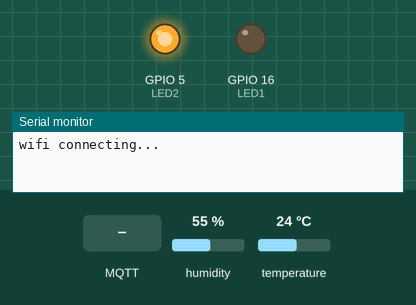
Bench run of a sketch on a simulated ESP8266 (NodeMCU). Shown: output pins drawn as LEDs (lit = HIGH), the last lines printed to the serial monitor. Inputs (shaded band) come from the test bench; at power-on: humidity 55 %, temperature 24 °C. WiFi joins after 1.5 s; servers stay silent unless stated; no MQTT or app messages arrive unless stated.

Above: at 1.6 s.
At 2.6 s:
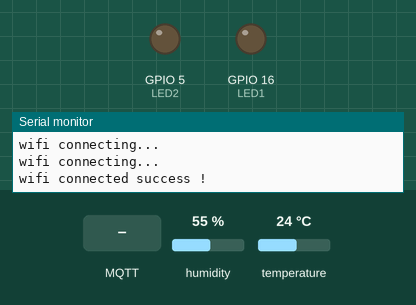
At 3.2 s:
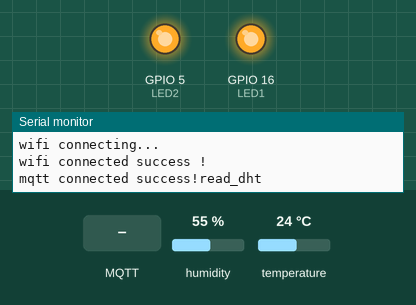
3.3 s: MQTT message "read_dht" arrives on the first subscribed topic
4.8 s: MQTT message "on" arrives on the first subscribed topic
Timing chart, 0 to 7.8 s (numbered marks = the images above; inputs shaded):
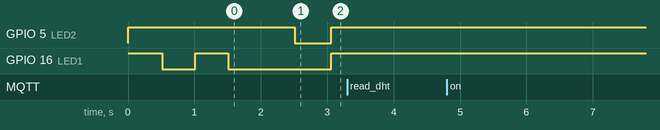

The sketch:

dht.ino
```cpp
#include <ESP8266WiFi.h>
#include <DHT.h>
#include <PubSubClient.h>
const int LED1 = 16;
const int LED2 = 5;
const int recv_pin = 4;

DHT dht(recv_pin, DHT11);
const char* ssid = "MI_Chester";            //连接的路由器的名字
const char* password = "abcd35873";         //连接的路由器的密码
const char* mqtt_server = "192.168.2.192";  //服务器的地址
const int port = 1883;                      //服务器端口号
const char* TOPIC = "/8266/publish";
const char* publish_topic = "/8266/dht/recv";
const char* mqtt_id = "jiahao_second_8266";
const char* mqtt_username = "zjh";
const char* mqtt_password = "Jjhjjh35873@";

WiFiClient espClient;
PubSubClient client(espClient);

void setup_wifi() {  //自动连WIFI接入网络
  delay(10);

  WiFi.begin(ssid, password);

  while (WiFi.status() != WL_CONNECTED) {

    // 没连上一直重试

    digitalWrite(LED1, HIGH);

    delay(500);

    digitalWrite(LED1, LOW);

    delay(500);

    Serial.println("wifi connecting...");
  }
  Serial.println("wifi connected success !");
  //常亮

  digitalWrite(LED1, LOW);
}

void callback(char* topic, byte* payload, unsigned int length) {  //用于接收数据

  int l = 0;

  int p = 1;

  String s = "";

  for (int i = 0; i < length; i++) {
    s.concat((char)payload[i]);
  }
  for (int i = length - 1; i >= 0; i--) {
    l += (int)((char)payload[i] - '0') * p;
    p *= 10;
  }
  Serial.println(s);
  if (s == "read_dht") {

    String h = "[";
    h.concat(dht.readHumidity(true));
    h.concat(",");
    h.concat(dht.readTemperature());
    h.concat("]");
    Serial.println(h.c_str());
    client.publish(publish_topic, h.c_str());
  }
  Serial.println("received -> ");
  Serial.println(l);
}

void reconnect() {  //等待，直到连接上服务器

  while (!client.connected()) {  //如果没有连接上

    digitalWrite(LED2, HIGH);

    delay(500);

    digitalWrite(LED2, LOW);

    delay(500);


    if (client.connect(mqtt_id, mqtt_username, mqtt_password)) {
      Serial.print("mqtt connected success!");
      client.subscribe(TOPIC);  //接收外来的数据时的intopic
      digitalWrite(LED2, LOW);

      digitalWrite(LED1, HIGH);

      digitalWrite(LED2, HIGH);
    } else {

      Serial.print("mqtt failed, rc=");  //连接失败

      Serial.print(client.state());  //重新连接
    }
  }
}

void setup() {  //初始化程序，只运行一遍
  pinMode(LED1, OUTPUT);
  pinMode(LED2, OUTPUT);
  pinMode(recv_pin, INPUT);
  digitalWrite(LED1, HIGH);
  digitalWrite(LED2, HIGH);
  dht.begin();

  Serial.begin(9600);  //设置串口波特率（与烧写用波特率不是一个概念）

  setup_wifi();  //自动连WIFI接入网络

  client.setServer(mqtt_server, port);  //端口号

  client.setCallback(callback);  //用于接收服务器接收的数据
}

void loop() {
  reconnect();    //确保连上服务器，否则一直等待。
  client.loop();  //MUC接收数据的主循环函数。
}

char* appendChar(char* prefix, char suffix) {

  char* dest;
  dest = new char[strlen(prefix) + 2];  //因为加了一个字符，还要有一个结束符
  strcpy(dest, prefix);
  dest[strlen(prefix)] = suffix;
  dest[strlen(prefix) + 1] = 0;
  return dest;
}
```
